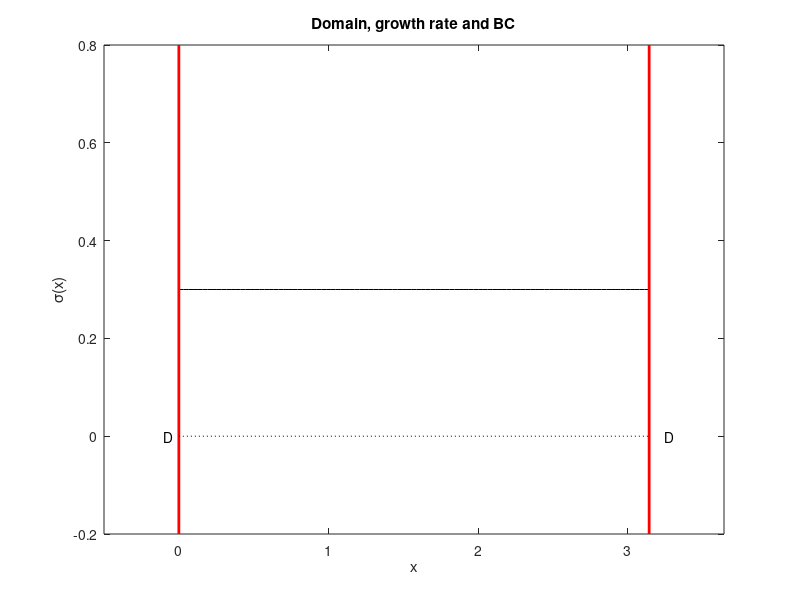

This figure's MATLAB source: (Note: this script raises an error after producing the figure.)

%{
# Mathematical analysis and Numerical resolution of the "Ginsburg-Landau" Equation 
# Part I : linear study


This program is a pedagogical introduction to the numerical resolution of
partial-difference equations systems displaying instability phnomena, 
starting from the eigenmode analysis of the linearised system to predict the stability, 
and ending up to the illustration of the dynamics in the full nonlinear case.

## Definition of the problem :

The Ginzburg-Landau equation is a simple model used for various processes in physics,
chemistry or biology. We define this equation as follows;

$$
\frac{\partial \phi}{\partial t} = 
\sigma \phi 
+ \kappa \frac{\partial^2 \phi}{\partial x^2}
-\phi^{N_{nl}}
$$

Here :

- $\phi(x,t)$ is the unknown function defined on an interval $x \in
\Omega$, which can be finite ($\Omega= [a,b]$) or infinite.

- $\sigma$ is the local growth rate. The latter may be constant ($\sigma = \sigma_0$) or a function of space with the form $\sigma = \sigma(x) = \sigma_0-\sigma_2 x^2$. 

- $\kappa$ is a diffusion coefficient. 

- $N_{nl}$ is the order of the nonlinearity (2 or 3).

- Boundary conditions on a,b may be Dirichlet ($\psi=0$) or Neumann
($\partial \psi / \partial x = 0$).

A possible interpretation of this equation, in biology, is as follows.
Consider the evolution of a population of organisms (bacteria for instance)
evolving in a one-dimensional medium (a tube for instance). $\Psi(x,t)$ 
will correspond to the local density of organisms. $\sigma(x)$ is the
local concentration of nutriments (assumed stationnary). The diffusion term
represents the motion of the organisms modelled as "random walkers", and the 
nonlinear term represent the competition between the organisms. In biology,
$\phi(x,t)$ is positive and nonlinearities can be modelled with $N_{nl}=2$.

In the next chapters, the Ginsburg-Landau will also be used to model flow
instabilities, and in this context it is more relevant to take $N_{nl}=3$.



In this program, sigma(x) is assumed as a polynomial of order 2 :
$$
\sigma(x) = \sigma_0 + \sigma_1 x + \sigma_2 x^2
$$

This program (and the next one allows to play with the parameters ;
the main parameters to chose are the coeffic

%}

clear all; clf
close all;

% physical parameters

% Here is where to specify the parameters when playing with the program !

xmin = 0 % location of left boundary
xmax = pi  % location of right boundary
kappa=.1 % diffusion coefficient
sigma0 = .3 %  parameter sigma_0
sigma1 = 0; % parameter sigma_1 
sigma2 = 0 %  parameter sigma_2
NL = 3 % order of nonlinearities ; should be 2 or 3
%amp =1e-4 % Initial amplitude
%typecondinit=2; % 1 for single-mode initial condition, 2 for random initial condition.




% numerical parameters for space discretisation
N=100; % number of gridpoints
bctype = 'Dirichlet'; %boundary conditions may be Dirichlet (phi =0) or Neumann (dphi/dx = 0) 
                      %(this choice applies at both boundaries)

% Show the domain and plot sigma(x)

x = linspace(xmin,xmax,N);
sigma = sigma0+sigma1*x+sigma2*x.^2; 


figure(1);
plot(x,sigma,'k');hold on;
xlabel('x');ylabel('\sigma(x)');title('Domain, growth rate and BC');
xlim([xmin-.5,xmax+.5]);%
ylim([min(sigma)-.5,max(sigma)+.5]);
plot([xmin xmin],[min(sigma)-.5,max(sigma)+.5],'r','Linewidth',2)
plot([xmax xmax],[min(sigma)-.5,max(sigma)+.5],'r','Linewidth',2)
plot([xmin xmax],[0,0],'k:')
text(xmin-.1,0,bctype(1))
text(xmax+.1,0,bctype(1))
pause(1);
                      
                      
%{ 
## Study of the linearised system.

### Mathematical analysis of the problem

The problem has an trivial solution $\phi(x,t) = 0$. We first consider
the linear stability of this solution by investigating the behaviour
of small-amplitude perturbations of this solution (i.e. $\phi \ll 1$).
This means that we can drop the nonlinear term and consider the linear
problem

$$
\frac{\partial \phi}{\partial t} = 
\sigma \phi 
+ \kappa \frac{\partial^2 \phi}{\partial x^2}
$$

We look for particular solutions in the form of eigenmodes, with the
following ansatz
$$
\phi(x,t) = \hat{\phi}(x) exp (\lambda t)
$$

Inserting in the starting equations, we are lead to the eigenvalue problem

$$
\lambda \hat{\phi} = \sigma(x) \hat{\phi} + \kappa \frac{\partial^2 \hat \phi}{\partial x^2}
$$



This problem is of Sturm-Liouville type, so it possesses a discrete number
of eigenvalues/eigenmodes $[\lambda_n, \hat{\phi}_n]$.


The problem has analytical solutions in a few cases (see last section of the program)
but the objective of this program is to do a numerical resolution.



%}

%{
### Numerical resolution of the eigenmode problem

We will transform the linear problem into a generalized eigenvalue problem
into the form

$$
\lambda E X = A X
$$ 

The spatial discretisation is done using the tools provided by the [easystab](http://basilisk.fr/sandbox/easystab/README) project
( see for instance the programs [diffmat.m]() and [diffmat_dif1D]() as a starting point to understand the way to use this set of programs.)

Here we use the function [dif1D]() to construct the following objects :

- The grid $x$ (a column-vector containing the gridpoints $x_{1..N}$),

- The first-order and second-order differentiation matrices $dx$ and $dxx$ (square matrices),

- The "weight" $w$ (a line-vector used to cumpute integrals over the domain ; not used in the present program but used in the nonlinear part;
                    see [integration.m]() for more details and examples)

%}

discretization = 'fds'; % fds for simple finite differences ; you may try other cases
[dx,dxx,wx,x]=dif1D(discretization,xmin,xmax-xmin,N);
Z=zeros(N,N); I=eye(N); II=eye(2*N);

%{
We now use these "basic bricks" to build the matrices A and E corresponding to the discretized Ginsburg-Landau equation :
%}

E=I;
sigma = sigma0+sigma1*x+sigma2*x.^2; 
A=kappa*dxx+diag(sigma); 

% then construct boundary conditions
if(bctype =='Dirichlet')
    E(1,:)=0; E(N,:)=0; 
    A(1,:)=I(1,:); A(N,:)=I(N,:);
elseif(bctype=='Neumann')
    E(1,:)=0; E(N,:)=0; 
    A(1,:)=dx(1,:); A(N,:)=dx(N,:);
end
    
%{
We compute the eigenmodes using the function *eig*. We then sort the modes according to decaying real part of the eigenvalue. 
With this choice, the first eigenvalue will be the one with the largest real part. We then remove the eigenmodes for which the 
eigenvalue is larger than 1000. We do this because since we have the matrix $E$ to impose the boundary conditions, 
the system is algebraic differential system, with the consequence that there will be some unphysical infinite eigenvalues.
%}

% computing eigenmodes and a few manipulations to sort them in proper order
[U,S]=eig(A,E); 
s=diag(S);  [t,o]=sort(-real(s)); 
s=s(o); U=U(:,o);
rem=abs(s)>1000; s(rem)=[]; U(:,rem)=[];
for ind = 1:4
  if(max(U(:,ind))<0.95)
    U(:,ind) = -U(:,ind); % to make sure that the first eigenmode is positive 
  end 
end

disp('computed leading eigenvalues:');
s(1:4)


% show the eigenvalues
figure(2);
subplot(2,1,1);
co='rbmck';%color codes
for ind=1:4
   plot(real(s(ind)),imag(s(ind)),[co(ind),'*']);hold on;
end
xlim([min(s(5)-1,0),max(1,max(real(s)+1))]);% adjust the range to show the first five
xlabel('Re(\lambda)');ylabel('Imag(\lambda)');title('Spectrum');
legend('\lambda_1','\lambda_2','\lambda_3','\lambda_4');
grid on; 

% show the eigenvectors
subplot(2,1,2);
for ind=1:4
   plot(x,real(U(:,ind)),co(ind))   %x,imag(U(:,ind)),[co(ind) '--']);
   hold on
end
xlabel('x');  ylabel('eigenvectors');title('eigenvectors');
legend('\psi_1(x)','\psi_2(x)','\psi_3(x)','\psi_4(x)');
grid on; 
set(gcf,'paperpositionmode','auto');
print('-dpng','-r80','GinsburgLandau_eigenmodes.png');




%{ 
![**Figure 1 :** The eigenvalues and eigenvectors](/sandbox/easystab/david/GinsburgLandau_eigenmodes.png)


### Comparison with theoretical results 

Analytical solutions are available for a few particular cases. 
We discuss only three of them :

- If the growth rate is uniform and Dirichlet conditions are used
at both boundaries ($x =0 ; L$)
Then the eigenvalues/eigenmodes are as follows :
$$
[\lambda_n;\hat \phi_n(x)] = [ \sigma_0 - \kappa n^2 \pi^2/L^2 ;  
\sin (n \pi x / L ) ]  \quad (\mbox{ with } n=1,2,...)
$$

- If the growth rate is uniform and Neumann conditions are used at both boundaries 
($x = 0 \pm L$) 
Then the eigenvalues/eigenmodes are as follows :
$$
[\lambda_n;\hat \phi_n(x)] = [ \sigma_0 - \kappa n^2\pi^2/L^2 ;  \cos ( n \pi x / L ) ] 
 \quad (\mbox{ with } n=0,1,...)
$$

- If the domain is infinite ( $x \in [-\infty,\infty]$ and the growth rate
is a second-order polynomial ($\sigma = \sigma_0 - \sigma_2 x^2$ with
$\sigma_2>0$) , then the eigenvalues/eigenmodes are as follows :
$$
[\lambda_n;\hat \phi_n(x)] = [ \sigma_0 - (2n+1) \kappa /l_c^2;  exp(- x^2/2l_c^2)H_n(x) ] 
 \quad (\mbox{ with } n=0,1,...)
$$
where $l_c = (\kappa/\sigma_2)^{1/4}$ and $H_n(x)$ is the Hermite
polynomial of order $n$ (Note that the mathematical analysis of this case is similar 
to that of the quantum harmonic oscillator equation ; 
many online resources are available on this problem).


# Exercises/contributions

Run the program with the following sets of parameters (lines 69 to 75)

## First case : 

   sigma =  sigma_0 (constant), 
   
   kappa = 0.1, 
   
   [xmin,xmax] = [0,pi], Dirichlet conditions

  - Compute the eigenvalues using the program for different values of sigma_0.
  
  - Compare with the theoretical results
 
  - What is the minimum threshold sigma_0 = sigma0_c for instability ? what can we expect to happend in the nonlinear 
  regime for such parameters ?
  
## Second case : 

   sigma = sigma_0 + sigma_2 x^2 with sigma _2 = -.25  (sigma_1 = 0) 
   
   [xmin, xmax] = [-5,5], Dirichlet conditions
   
   kappa = 0.1

 - Compute the eigenvalues using the program for different values of sigma_0 starting from 1
  
 - Compare with the theoretical results (NB the theory assumes [xmin,xmax] = [-infty,infty], is this relevant here ?)
       
 - What is the minimum thresholdsigma_0 = sigma0_c for instability ? what can we expect to happend in the nonlinear 
  regime for such parameters ?
  

## Third case : 

  sigma = sigma_0 + sigma_1 x + sigma_2 x^2 with sigma1 = 0.5 and sigma _2 = 2 ; 
  
  [xmin, xmax] = [-2,2], Dirichlet conditions
  
   kappa = 0.1
   

 - Compute the eigenvalues using the program for different values of sigma_0 starting from -4
 
 - What is the minimum threshold $\sigma_0 = {\sigma_0}_{c,1}$ for instability ? 
 
 - What is the threshold $\sigma_0 =  {\sigma_0}_{c,2}$ for the onset of a second unstable mode ?
  
 - What can be expected to happpen if $\sigma_0 \ge {\sigma_0}_{c,1}$ ? and for $\sigma_0 \ge {\sigma_0}_{c,2}$ ?



%}